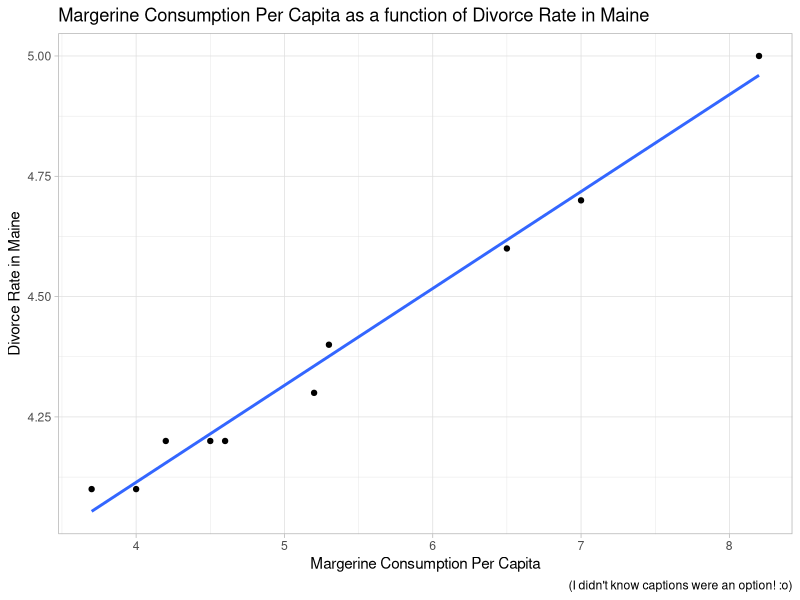
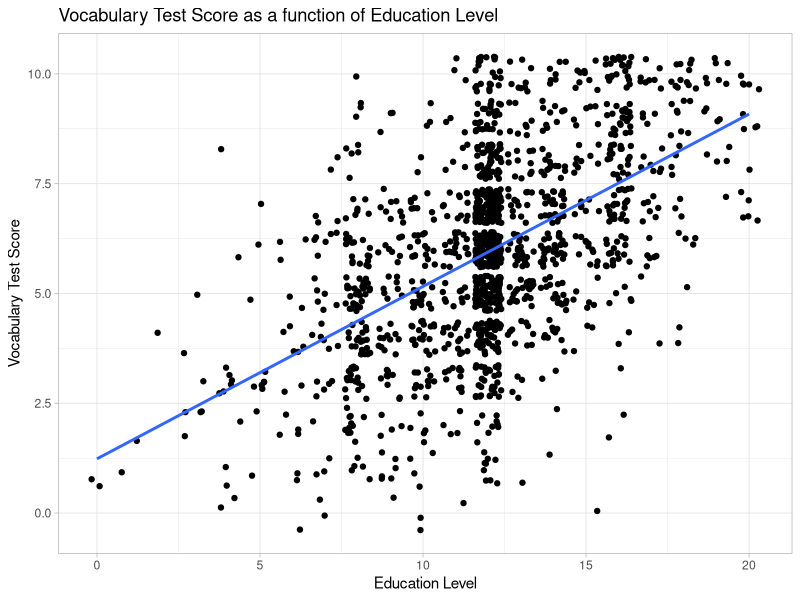
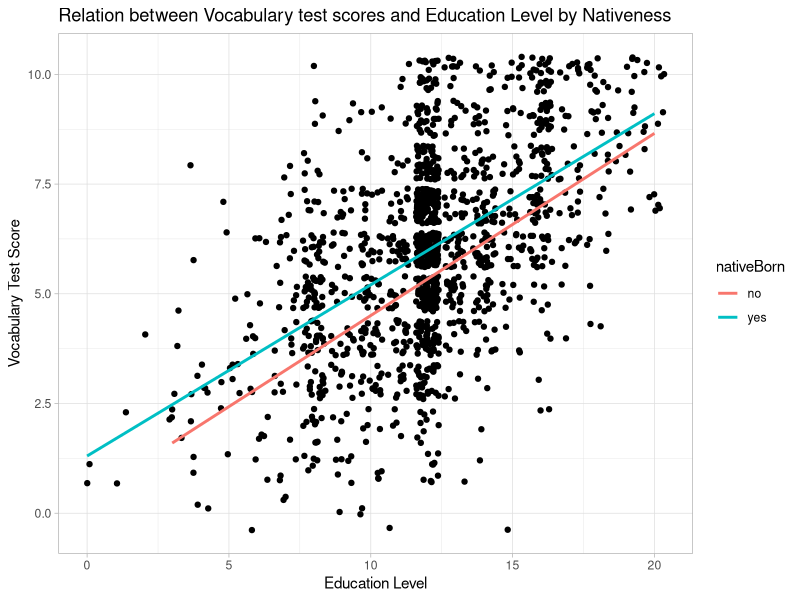
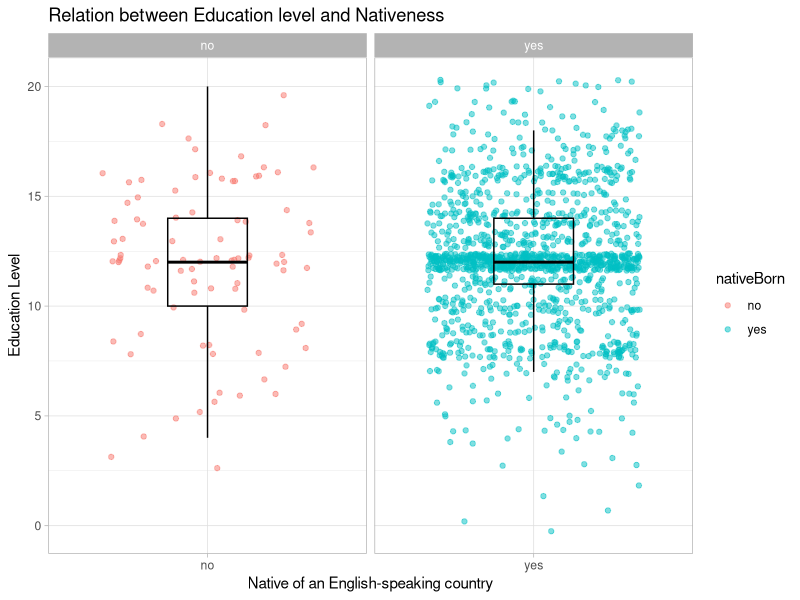
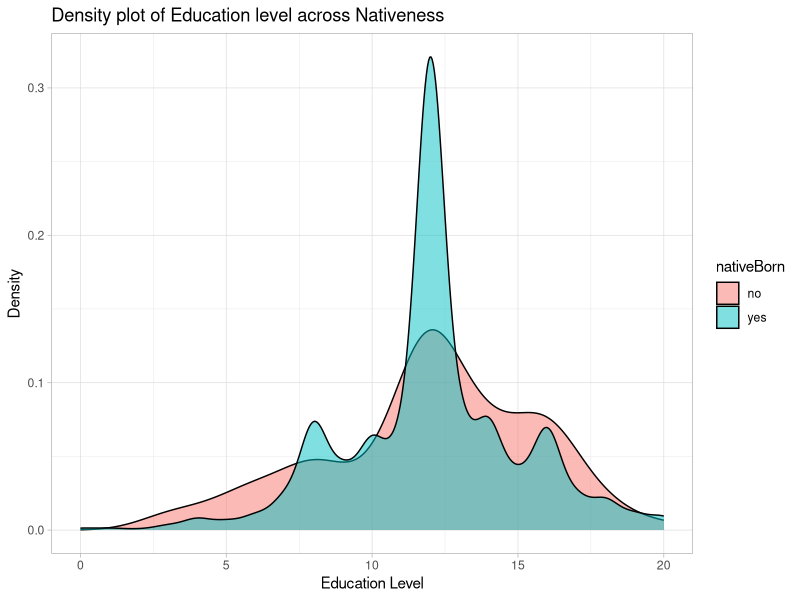

Here is the R script that generated these plots, in order:
## ---- chunk 1
#setup chunk
install.packages("dslabs")
install.packages("car")

library(dslabs)
library(ggplot2)
library(dplyr)
library(car)

## ---- chunk 2
data("divorce_margarine")
head(divorce_margarine)
## ---- chunk 3
ggplot(divorce_margarine,
       aes(x = margarine_consumption_per_capita, y = divorce_rate_maine)) +
  geom_point() +
  geom_smooth(method = lm, se = FALSE) +
  ggtitle("Margerine Consumption Per Capita as a function of Divorce Rate in Maine") +
  labs(x = "Margerine Consumption Per Capita", y = "Divorce Rate in Maine", caption = "(I didn't know captions were an option! :o)") +
  theme_light()
  

## ---- chunk 4
cor.test(divorce_margarine$margarine_consumption_per_capita, divorce_margarine$divorce_rate_maine)
## ---- chunk 5
summary(lm(divorce_rate_maine ~ margarine_consumption_per_capita, data = divorce_margarine))
## ---- chunk 6
data("GSSvocab")
head(GSSvocab)
## ---- chunk 7
dat1978 <- GSSvocab %>%
  filter(year == 1978) %>%
  na.exclude()
## ---- chunk 8
ggplot(dat1978, 
       aes(x = educ, y = vocab)) +
  geom_point(position = "jitter") +
  geom_smooth(method = lm, se = FALSE) +
  labs(title = "Vocabulary Test Score as a function of Education Level", x = "Education Level", y = "Vocabulary Test Score") +
  theme_light()
## ---- chunk 9
summary(lm(vocab ~ educ, data = dat1978))
## ---- chunk 10
#Visualizing the data
ggplot(dat1978, 
       aes(x = educ, y = vocab, group = nativeBorn)) +
  geom_point(position = "jitter") +
  geom_smooth(method = lm, se = FALSE, aes(color = nativeBorn)) +
  theme_light() +
  labs(title = "Relation between Vocabulary test scores and Education Level by Nativeness", x = "Education Level", y = "Vocabulary Test Score")
## ---- chunk 11
summary(lm(vocab ~ educ + nativeBorn, data = dat1978))
## ---- chunk 12
ggplot(dat1978, 
       aes(x = nativeBorn, y = educ, color = nativeBorn)) +
  geom_point(position = position_jitter(width = 0.4), alpha = 0.5) +
  geom_boxplot(width = 0.3, outlier.shape = NA, color = "black", fill = NA) +
  facet_grid(~ nativeBorn, scales = "free_x", space = "free_x") +
  theme_light() +
  labs(title = "Relation between Education level and Nativeness", x = "Native of an English-speaking country", y = "Education Level")
## ---- chunk 13
ggplot(dat1978, 
       aes(x = educ, fill = nativeBorn)) +
  geom_density(alpha = 0.5) +
  theme_light() +
  labs(title = "Density plot of Education level across Nativeness", x = "Education Level", y = "Density")
## ---- chunk 14
summary(lm(vocab ~ educ * nativeBorn, data = dat1978))
## ---- chunk 15
m1 <- lm(vocab ~ educ, data = dat1978)
m2 <- lm(vocab ~ educ + nativeBorn, data = dat1978)
m3 <- lm(vocab ~ educ * nativeBorn, data = dat1978)

anova(m1, m2, m3)
